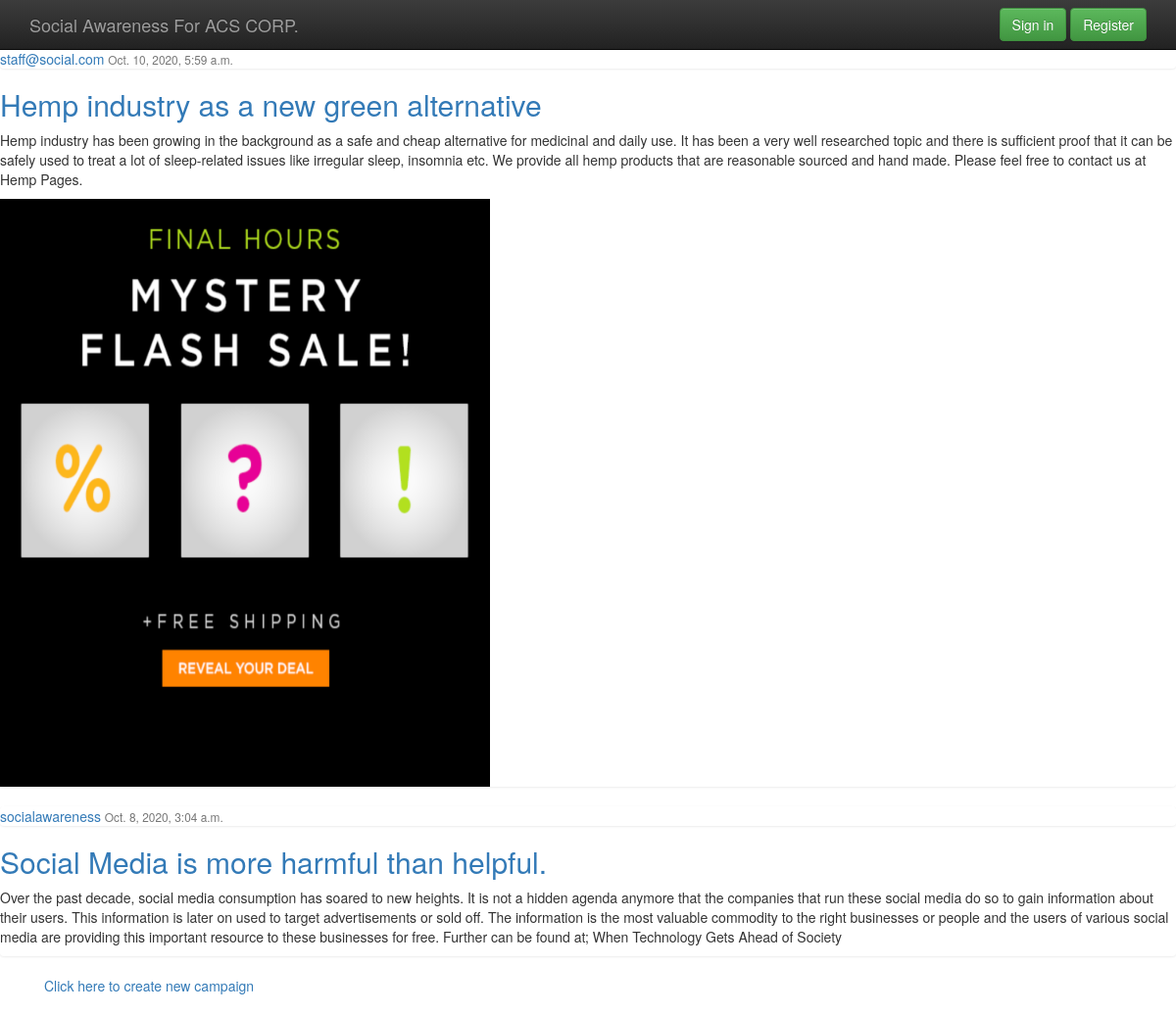
Screenshot of /business with the database file from the repository.
### socialblog/models.py (models this page shows, shortened)
class Post(models.Model):
    title = models.CharField(max_length=100)
    content = models.TextField()
    date_posted = models.DateTimeField(default=timezone.now)
    author = models.ForeignKey(User, on_delete=models.CASCADE)
    c_image = models.ImageField(null=True, blank=True, upload_to="images/" )

### socialblog/views.py (the view)
# urls.py: path('business', PostListView.as_view(), name='business'),
class PostListView(ListView):
    model = Post
    template_name = 'Socialblog/business.html'
    context_object_name = 'posts'
    ordering = ['-date_posted']

### socialblog/templates/Socialblog/business.html (shortened to what this page needs)
{% extends "Socialblog/base.html" %}
{% block content %}
<section>
 	{% for post in posts %}
	   <div class="list-group">
	      <article class="media content-section">
	              <div class="media-body">
	                <div class="list-group">
	                    <a class="mr-2" href="#">{{ post.author }}</a>
	                    <small class="text-muted">{{ post.date_posted }}</small>
	                </div>
	                <h2><a class="article-title" href="{% url 'post-detail' post.id %}">{{ post.title }}</a></h2>
	                <p class="article-content">{{ post.content }}</p>
	                {% if post.c_image %}
    				<img src="{{ post.c_image.url }}"style="width:500px;height:600px;">
					{% endif %}
	              </div>
	              <div class="col-sm-6 col-md-4">
	      </article>
	      </div>
	{% endfor %}
</section>
<section class="container">
	<div class="container">
	<section>
	  <a href="{% url 'post-create' %}">Click here to create new campaign</a>
	</section>
	</div>
</section>
{% endblock %}

### socialblog/templates/Socialblog/base.html (shortened to what this page needs)
{% load static %}
<!doctype html>
<html class="no-js" lang="">
    <head>
        <link rel="stylesheet" href="/static/Socialblog/css/bootstrap.min.css">
        <link rel="stylesheet" href="/static/Socialblog/css/bootstrap-theme.min.css">
        <link rel="stylesheet" href="/static/Socialblog/css/main.css">
    </head>
    <body>
    <nav class="navbar navbar-inverse navbar-fixed-top" role="navigation">
      <div class="container">
        <div class="navbar-header">
          <a class="navbar-brand" href="/">Social Awareness For ACS CORP.</a>
        </div>
        <div id="navbar" class="navbar-collapse collapse">
            {% if user.is_authenticated %}
                <form class="navbar-form navbar-right" role="form">
                <a class="btn btn-success" href="{% url 'profile' %}" role="button">Profile</a>
                <a class="btn btn-success" href="{% url 'logout' %}" role="button">Sign Out</a>
                </form>
            {% else %}
                <form class="navbar-form navbar-right" role="form">
                <a type="submit" class="btn btn-success" href="{% url 'login' %}" role="button">Sign in</a>
                <a class="btn btn-success" href="{% url 'register' %}" role="button">Register</a>
                </form>
            {% endif %}
        </div>
      </div>
    </nav>
     {% block content %}
     {% endblock %}
    </body>
</html>

### socialblog/static/Socialblog/css/main.css (style rules this page uses)
h2,h3,h4,h5,h6 { color: #b92c28; }

### socialblog/templates/Socialblog/base.html (style rules this page uses)
body { padding-top: 50px; padding-bottom: 20px; }

### rows the page displays
Post: author "staff@social.com", date_posted "Oct. 10, 2020, 5:59 a.m.", title "Hemp industry as a new green alternative", content "Hemp industry has been growing in the background as a safe and cheap alternative for medicinal and daily use. It has been a very well researched topic and there is sufficient proof that it can be safely used to treat a lot of sleep-related issues like irregular sleep, insomnia etc. We provide all hemp products that are reasonable sourced and hand made. Please feel free to contact us at Hemp Pages.", c_image (picture)
Post: author "socialawareness", date_posted "Oct. 8, 2020, 3:04 a.m.", title "Social Media is more harmful than helpful.", content "Over the past decade, social media consumption has soared to new heights. It is not a hidden agenda anymore that the companies that run these social media do so to gain information about their users. This information is later on used to target advertisements or sold off. The information is the most valuable commodity to the right businesses or people and the users of various social media are providing this important resource to these businesses for free. Further can be found at; When Technology Gets Ahead of Society"
